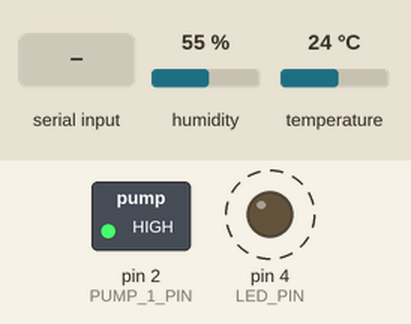
Bench run of a sketch on a simulated Arduino Uno, built with avr-gcc and run on an emulated ATmega328P. On the bench: switched loads named in the sketch (green lamp = pin HIGH), output pins drawn as LEDs (lit = HIGH). Dashed ring = blinking. The inputs (shaded band) are chosen by the test bench; at power-on: humidity 55 %, temperature 24 °C. What the sketch prints to the serial monitor is not drawn.

Above: at 0.1 s.
2.1 s: "C90\n" received over Serial
5.6 s: "C,45\n" received over Serial
Timing chart, 0 to 15.1 s (numbered marks = the images above; inputs shaded):
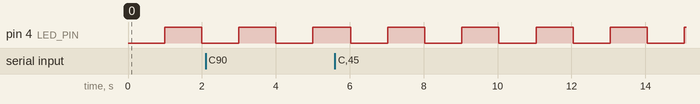

Measured:
- by itself, pin 4 (LED_PIN): alternates HIGH for 1.0 s and LOW for 1.0 s

The sketch:

Basic.ino
```cpp
#include "DHT.h"

// Input
#define DHT_PIN 8      // The pin to use
#define DHT_TYPE DHT11 // The type of sensor

// Output
#define NUMBER_OF_PINS 1
#define LED_PIN 4    // The LED pin
#define PUMP_1_PIN 2 // The pump pin

// Read times (in seconds)
#define DHT_READ 5
int pinOnTimes[] = {0};

// Internal variables
DHT dht(DHT_PIN, DHT_TYPE);   // Allows reading the DHT11 sensor
bool ledOn = false;           // Whether the LED is on or not
int loopCount = 0;            // The current loop count (always increases)
String incomingCommand = "";  // The incoming command
bool commandComplete = false; // Whether the command is complete and ready to be processed
int pins[] = {PUMP_1_PIN};    // The associated pump pins
bool pinOn = false;           // Whether to check any of the pins

void setup()
{
  dht.begin();
  incomingCommand.reserve(200);

  // Tell the monitor what we are exposing
  Serial.begin(9600);
  Serial.println("O:time,humidity,tempC,heatIndC");
  Serial.println("I:pump");

  // Initialise the pins
  pinMode(LED_PIN, OUTPUT);
  digitalWrite(LED_PIN, LOW);
  pinMode(PUMP_1_PIN, OUTPUT);
  digitalWrite(PUMP_1_PIN, HIGH);
}

void loop()
{
  // Flash the LED on a 1s on/1s off freq
  delay(1000);
  ledOn = !ledOn;
  if (ledOn)
  {
    digitalWrite(LED_PIN, HIGH);
  }
  else
  {
    digitalWrite(LED_PIN, LOW);
  }

  loopCount++;

  // Only read at specified intervals
  if (loopCount % DHT_READ == 0)
  {
    unsigned long timeSinceStart = millis();
    float humidity = dht.readHumidity();
    float temp = dht.readTemperature();

    // Check if any reads failed and exit early (to try again).
    if (isnan(humidity) || isnan(temp))
    {
      loopCount--; // Need to decrement otherwise it will wait the full five seconds
      return;
    }

    // Compute heat index in Celsius (isFahreheit = false)
    float hic = dht.computeHeatIndex(temp, humidity, false);

    // Send the data to the monitor
    Serial.print("D:");
    Serial.print(timeSinceStart);
    Serial.print(",");
    Serial.print(humidity);
    Serial.print(",");
    Serial.print(temp);
    Serial.print(",");
    Serial.print(hic);
    Serial.println();
  }

  if (pinOn) {
    checkPinTimes();
  }

  if (commandComplete)
  {
    if (incomingCommand[0] == 'C')
    {
      Serial.println(incomingCommand);
      int pinToChange = (int)incomingCommand[2] - 48;
      bool setPinOn = incomingCommand[3] == '+';
      if (incomingCommand.length() > 4) {
        pinOnTimes[pinToChange] = incomingCommand.substring(4).toInt();
      }
      Serial.print("A:");
      Serial.print(pinToChange);
      if (setPinOn) {
        digitalWrite(pins[pinToChange], LOW);
        Serial.println("+");
      } else {
        digitalWrite(pins[pinToChange], HIGH);
        Serial.println("-");
      }
      pinOn = true;
    }

    // Clear the last command so we can receive another one
    incomingCommand = "";
    commandComplete = false;
  }
}

void checkPinTimes()
{
  int i;
  pinOn = false;
  for (i = 0; i < NUMBER_OF_PINS; i++) {
    if (pinOnTimes[i] > 0) {
      pinOn = true;
      pinOnTimes[i]--;
    } else if (pinOnTimes[i] == 0) {
      digitalWrite(pins[i], HIGH);
      pinOnTimes[i]--;
      Serial.print("A:");
      Serial.print(i);
      Serial.println("-");
    }
  }
}

void serialEvent()
{
  while (Serial.available() && !commandComplete)
  {
    char inChar = (char)Serial.read();
    incomingCommand += inChar;
    // If the incoming character is a newline, set a flag so the main loop can process it
    if (inChar == '\n')
    {
      commandComplete = true;
    }
  }
}
```
